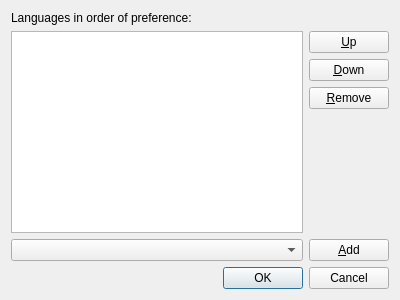
<?xml version="1.0" encoding="UTF-8"?>
<ui version="4.0">
 <class>HelpLanguagesDialog</class>
 <widget class="QDialog" name="HelpLanguagesDialog">
  <property name="geometry">
   <rect>
    <x>0</x>
    <y>0</y>
    <width>400</width>
    <height>300</height>
   </rect>
  </property>
  <property name="windowTitle">
   <string>Languages</string>
  </property>
  <layout class="QGridLayout" name="gridLayout">
   <item row="0" column="0">
    <widget class="QLabel" name="label">
     <property name="text">
      <string>Languages in order of preference:</string>
     </property>
    </widget>
   </item>
   <item row="1" column="0" rowspan="4">
    <widget class="QListView" name="languagesList"/>
   </item>
   <item row="1" column="1">
    <widget class="QPushButton" name="upButton">
     <property name="text">
      <string>&amp;Up</string>
     </property>
    </widget>
   </item>
   <item row="2" column="1">
    <widget class="QPushButton" name="downButton">
     <property name="text">
      <string>&amp;Down</string>
     </property>
    </widget>
   </item>
   <item row="3" column="1">
    <widget class="QPushButton" name="removeButton">
     <property name="text">
      <string>&amp;Remove</string>
     </property>
    </widget>
   </item>
   <item row="4" column="1">
    <spacer name="verticalSpacer">
     <property name="orientation">
      <enum>Qt::Vertical</enum>
     </property>
     <property name="sizeHint" stdset="0">
      <size>
       <width>20</width>
       <height>77</height>
      </size>
     </property>
    </spacer>
   </item>
   <item row="5" column="0">
    <widget class="QComboBox" name="addCombo"/>
   </item>
   <item row="5" column="1">
    <widget class="QPushButton" name="addButton">
     <property name="text">
      <string>&amp;Add</string>
     </property>
    </widget>
   </item>
   <item row="6" column="0" colspan="2">
    <widget class="QDialogButtonBox" name="buttonBox">
     <property name="orientation">
      <enum>Qt::Horizontal</enum>
     </property>
     <property name="standardButtons">
      <set>QDialogButtonBox::Cancel|QDialogButtonBox::Ok</set>
     </property>
    </widget>
   </item>
  </layout>
 </widget>
 <tabstops>
  <tabstop>languagesList</tabstop>
  <tabstop>upButton</tabstop>
  <tabstop>downButton</tabstop>
  <tabstop>removeButton</tabstop>
  <tabstop>addCombo</tabstop>
  <tabstop>addButton</tabstop>
  <tabstop>buttonBox</tabstop>
 </tabstops>
 <resources/>
 <connections>
  <connection>
   <sender>buttonBox</sender>
   <signal>accepted()</signal>
   <receiver>HelpLanguagesDialog</receiver>
   <slot>accept()</slot>
   <hints>
    <hint type="sourcelabel">
     <x>248</x>
     <y>254</y>
    </hint>
    <hint type="destinationlabel">
     <x>157</x>
     <y>274</y>
    </hint>
   </hints>
  </connection>
  <connection>
   <sender>buttonBox</sender>
   <signal>rejected()</signal>
   <receiver>HelpLanguagesDialog</receiver>
   <slot>reject()</slot>
   <hints>
    <hint type="sourcelabel">
     <x>316</x>
     <y>260</y>
    </hint>
    <hint type="destinationlabel">
     <x>286</x>
     <y>274</y>
    </hint>
   </hints>
  </connection>
 </connections>
</ui>
